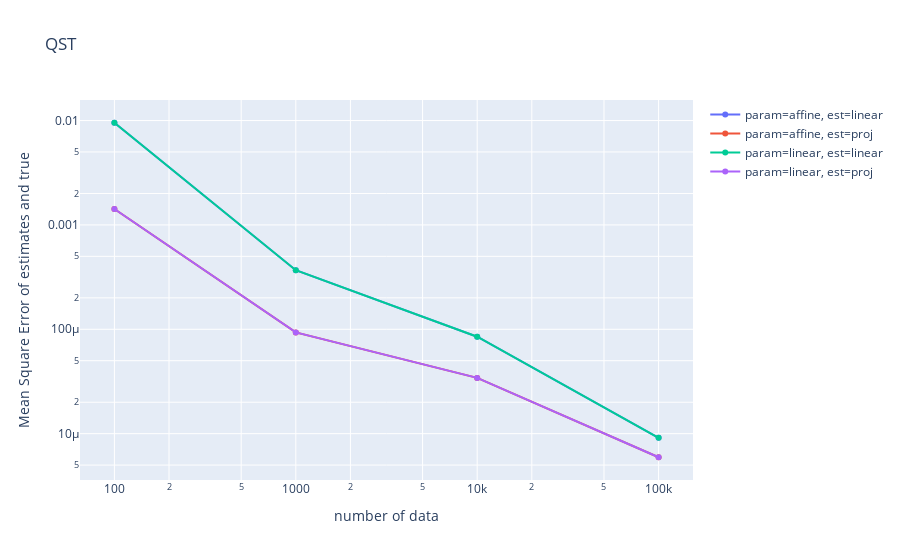

Here is the notebook cell this chart was saved with:
### Code cell
import plotly.graph_objects as go

data_param_affine_est_linear = go.Scatter(name='param=affine, est=linear', x=num_data, y=mses_param_affine_est_linear, mode='lines+markers')
data_param_affine_est_proj = go.Scatter(name='param=affine, est=proj', x=num_data, y=mses_param_affine_est_proj, mode='lines+markers')
data_param_linear_est_linear = go.Scatter(name='param=linear, est=linear', x=num_data, y=mses_param_linear_est_linear, mode='lines+markers')
data_param_linear_est_proj = go.Scatter(name='param=linear, est=proj', x=num_data, y=mses_param_linear_est_proj, mode='lines+markers')
data = [data_param_affine_est_linear, data_param_affine_est_proj, data_param_linear_est_linear, data_param_linear_est_proj]

layout = go.Layout(title='QST', xaxis_title_text="number of data", yaxis_title_text="Mean Square Error of estimates and true", xaxis_type="log", yaxis_type="log")
fig = go.Figure(data=data, layout=layout)
fig.show()

### Figure 1 — Plotly figure (JSON) as saved in the notebook; plotly's stock layout.template omitted (floating-point values rounded to 4 significant figures)
{"data": [{"mode": "lines+markers", "name": "param=affine, est=linear", "type": "scatter", "x": [100, 1000, 10000, 100000], "y": [0.009524, 0.000368, 8.49e-05, 9.131e-06]}, {"mode": "lines+markers", "name": "param=affine, est=proj", "type": "scatter", "x": [100, 1000, 10000, 100000], "y": [0.001422, 9.34e-05, 3.423e-05, 5.942e-06]}, {"mode": "lines+markers", "name": "param=linear, est=linear", "type": "scatter", "x": [100, 1000, 10000, 100000], "y": [0.009524, 0.000368, 8.49e-05, 9.131e-06]}, {"mode": "lines+markers", "name": "param=linear, est=proj", "type": "scatter", "x": [100, 1000, 10000, 100000], "y": [0.001422, 9.34e-05, 3.423e-05, 5.942e-06]}], "layout": {"title": {"text": "QST"}, "xaxis": {"title": {"text": "number of data"}, "type": "log"}, "yaxis": {"title": {"text": "Mean Square Error of estimates and true"}, "type": "log"}}}
